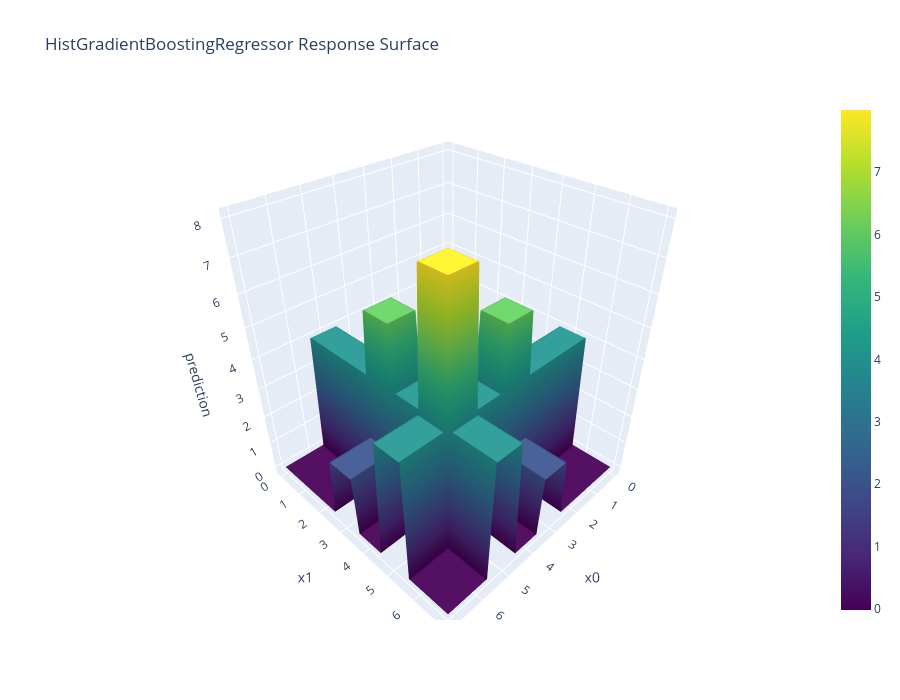

Here is the notebook cell this chart was saved with:
### Code cell
plot_response_surface(
    model,
    feature_count=5,
    fixed_values=(1, 1, 1),
    x_index=0,
    y_index=1,
    title="HistGradientBoostingRegressor Response Surface",
    colorscale="Viridis",
)

### Figure 1 — Plotly figure (JSON) as saved in the notebook; plotly's stock layout.template omitted (floating-point values rounded to 4 significant figures; data arrays with more than 128 entries replaced by an {"elided": "..."} marker saying what was removed)
{"data": [{"colorscale": [[0, "#440154"], [0.1111, "#482878"], [0.2222, "#3e4989"], [0.3333, "#31688e"], [0.4444, "#26828e"], [0.5556, "#1f9e89"], [0.6667, "#35b779"], [0.7778, "#6ece58"], [0.8889, "#b5de2b"], [1, "#fde725"]], "type": "surface", "x": {"elided": "71x71 float values"}, "y": {"elided": "71x71 float values"}, "z": {"elided": "71x71 float values"}}], "layout": {"height": 700, "scene": {"xaxis": {"title": {"text": "x0"}}, "yaxis": {"title": {"text": "x1"}}, "zaxis": {"title": {"text": "prediction"}}}, "title": {"text": "HistGradientBoostingRegressor Response Surface"}, "width": 900}}
